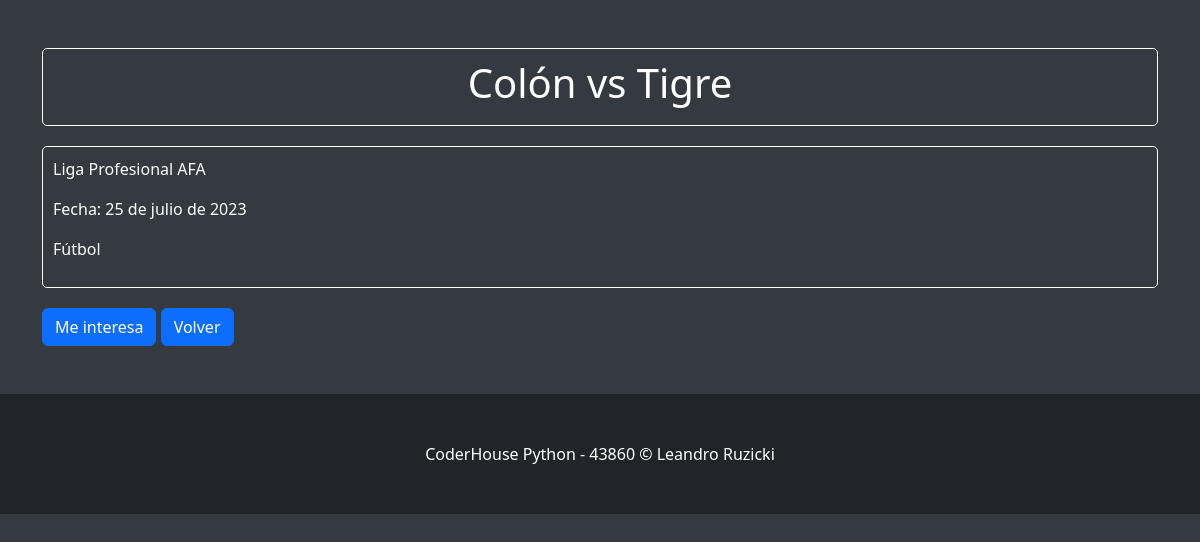
Before: /evento/detalle/6/ (signed in) with the older database file.
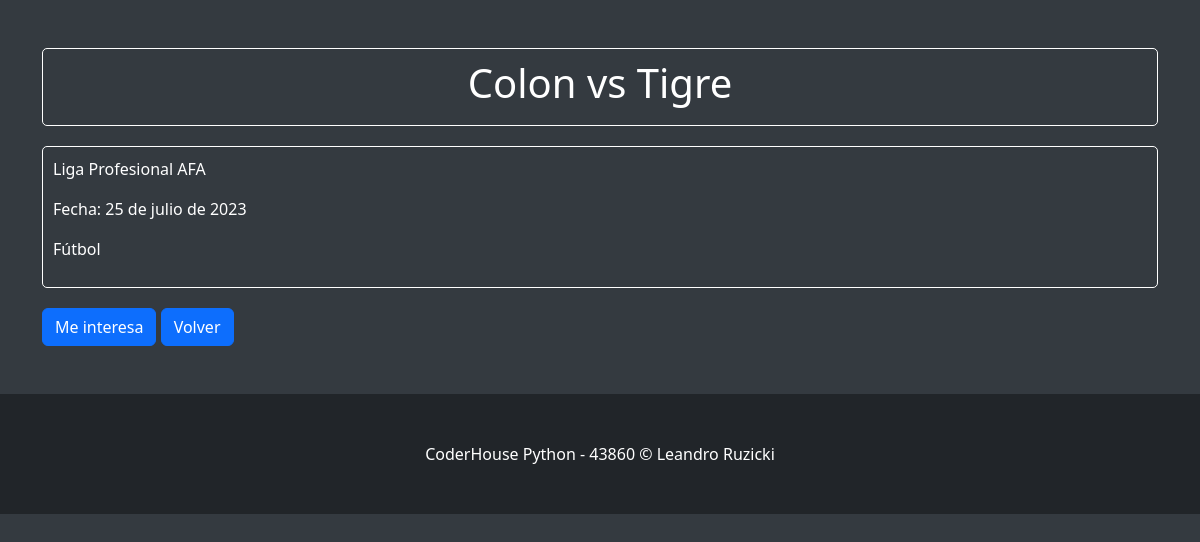
After: the same page with the newer database file.
### apps/evento/models.py (models this page shows, shortened)
class Evento(models.Model):
    titulo = models.CharField(max_length=100)
    descripcion = models.TextField()
    fecha = models.DateField()
    categoria = models.ForeignKey(EventoCategoria, on_delete=models.CASCADE)
    imagen = models.ImageField(upload_to='evento/', blank=True, null=True)

class EventoCategoria(models.Model):
    nombre = models.CharField(max_length=100)
    def __str__(self):
        return self.nombre

### apps/evento/views.py (the view)
# urls.py: path('detalle/<int:evento_id>/', views.detalle_evento, name='detalle_evento'),
@login_required(login_url=reverse_lazy('usuario:login'))
def detalle_evento(request, evento_id):
    evento = get_object_or_404(Evento, id=evento_id)
    return render(request, 'evento/detalle_evento.html', {'evento': evento})

### apps/evento/templates/evento/detalle_evento.html (shortened to what this page needs)
<!DOCTYPE html>
<html lang="es">
<head>
    <link rel="stylesheet" href="https://cdn.jsdelivr.net/npm/bootstrap@5.3.0/dist/css/bootstrap.min.css">
</head>
<body>
    <div class="container py-5">
        <div class="event-title" align="center">
            <h1>{{ evento.titulo }}</h1>
        </div>
        <div class="event-description">
            <p>{{ evento.descripcion }}</p>
            <p>Fecha: {{ evento.fecha }}</p>
            <p>{{ evento.categoria }}</p>
        </div>
        {% if user.is_authenticated %}
            <form method="post" action="{% url 'registro:registrar_interes' evento.id %}" class="d-inline-block">
                <button type="submit" class="btn btn-primary">Me interesa</button>
            </form>
            <form method="post" action="{% url 'Home:home' %}" class="d-inline-block">
                <button type="submit" class="btn btn-primary">Volver</button>
            </form>
        {% else %}
            <p>Debes iniciar sesión para mostrar tu interés en este evento.</p>
            <a href="{% url 'usuario:login' %}" class="btn btn-primary">Iniciar sesión</a>
        {% endif %}
    </div>
</body>
<footer class="py-5 bg-dark">
    <div class="container"><p class="m-0 text-center text-white">CoderHouse Python - 43860 &copy; Leandro Ruzicki</p></div>
</footer>
</html>

Changed rows visible on the page:
changed Evento "Liga Profesional AFA": titulo "Colón vs Tigre" → "Colon vs Tigre"
